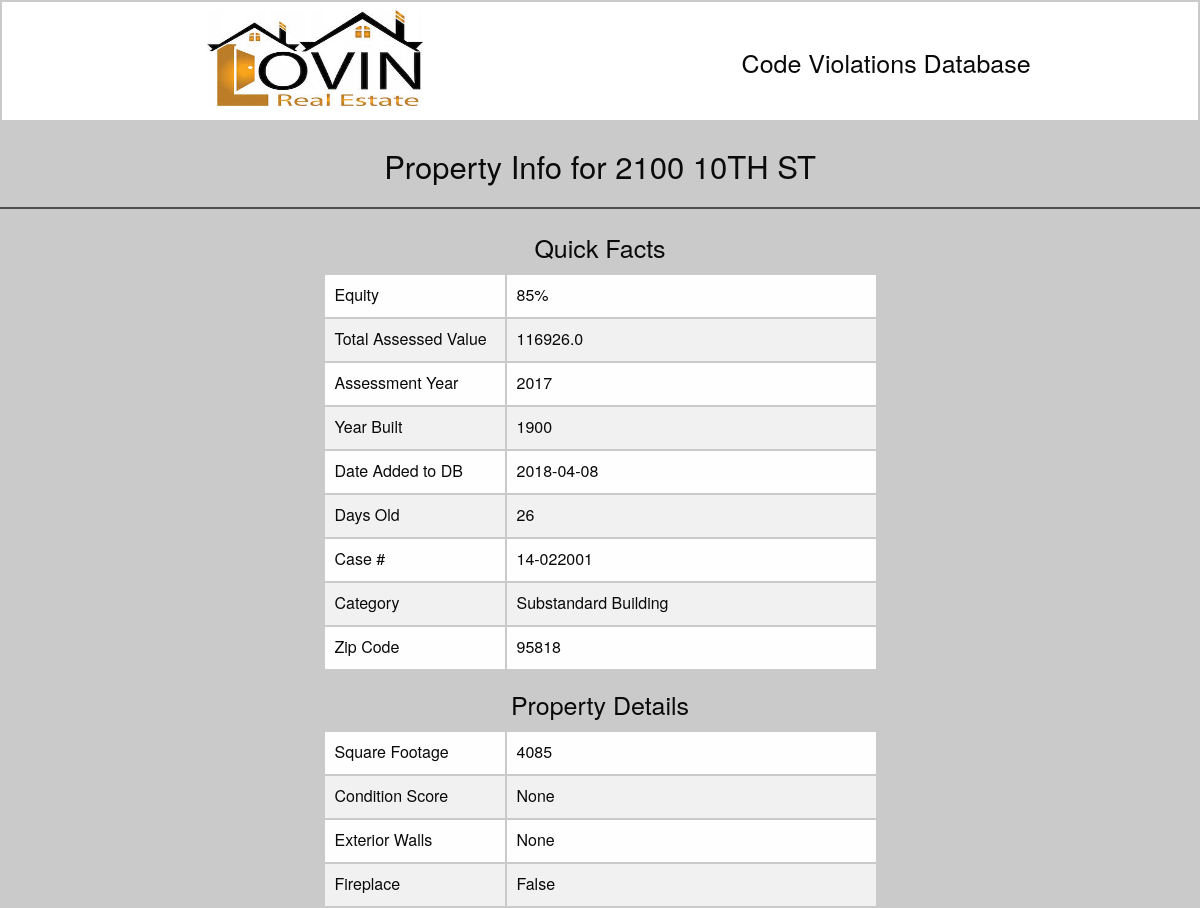
The page /propertyInfo/14-022001/ (upper part) on the database as committed earlier.
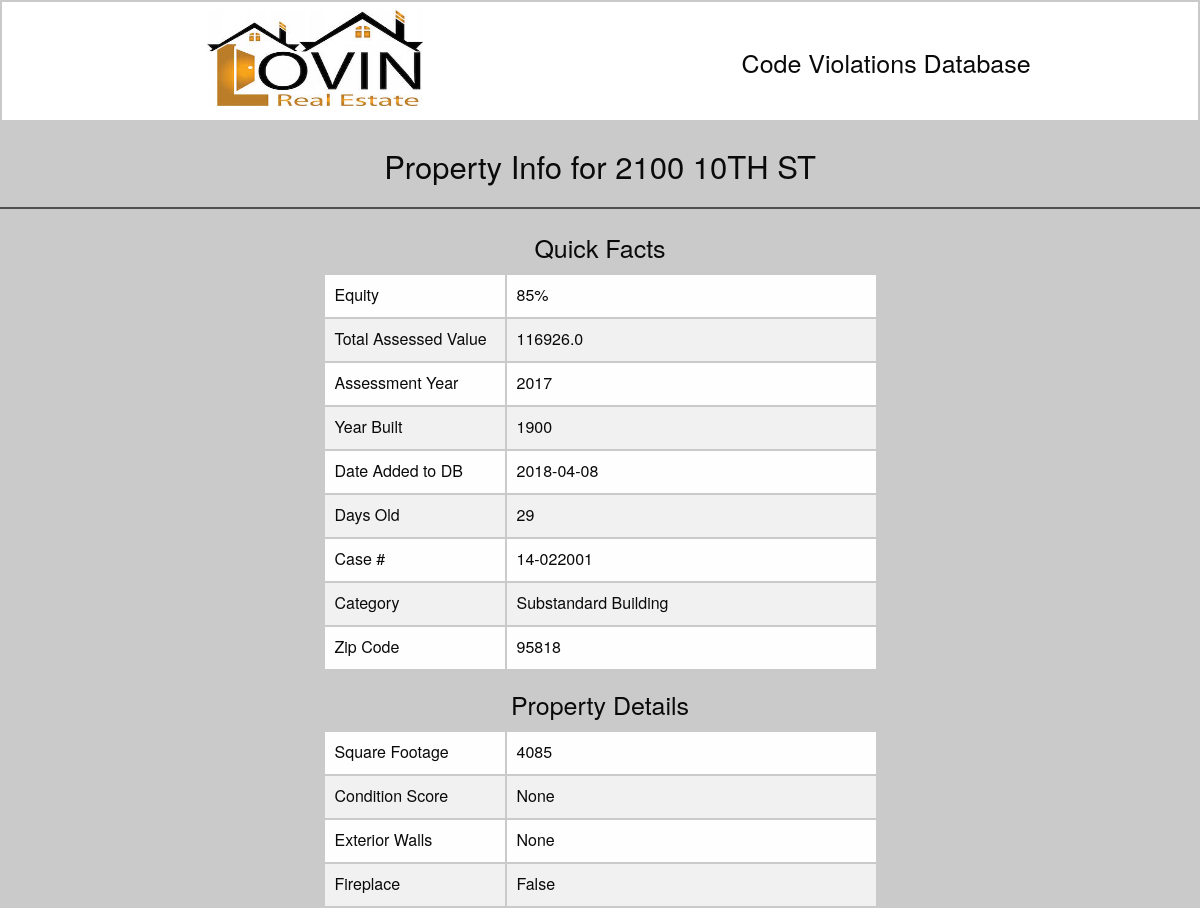
The same page on the database as committed later.
### webscraper/models.py (models this page shows, shortened)
class House(models.Model):
    caseNum = models.CharField(max_length=20)
    streetNum = models.CharField(max_length=20)
    streetName = models.CharField(max_length=20)
    category = models.CharField(max_length=100)
    squareFootage = models.CharField(max_length=10, null=True)
    buildingConditionScore = models.CharField(max_length=5, null=True)
    exteriorWalls = models.CharField(max_length=50, null=True)
    fireplace = models.CharField(max_length=10, null=True)
    garageCount = models.CharField(max_length=10, null=True)
    numStories = models.CharField(max_length=10, null=True)
    numBedrooms = models.CharField(max_length=10, null=True)
    pool = models.CharField(max_length=10, null=True)
    propertyType = models.CharField(max_length=50, null=True)
    roofCover = models.CharField(max_length=30, null=True)
    propertyAcreage = models.CharField(max_length=20, null=True)
    style = models.CharField(max_length=50, null=True)
    numBaths = models.CharField(max_length=10, null=True)
    yearBuilt = models.CharField(max_length=10, null=True)
    apn = models.CharField(max_length=30, null=True)
    assessmentYear = models.CharField(max_length=20, null=True)
    taxYear = models.CharField(max_length=10, null=True)
    totalAssessedValue = models.CharField(max_length=20, null=True)
    taxAmount = models.CharField(max_length=20, null=True)
    daysOld = models.CharField(max_length=10)
    dateAdded = models.CharField(max_length=20)
    geoLookup = models.CharField(max_length=30)
    zipCode = models.CharField(max_length=20)

### webscraper/views.py (the view)
# urls.py: url(r'^propertyInfo/(?P<caseNum>[\d]+\-?[\d]+)/$', propertyInfo),
def propertyInfo(request, caseNum):
    property_info = get_object_or_404(House, caseNum=caseNum)
    cur_property = House.objects.get(caseNum=caseNum)
    if cur_property.geoLookup != "":
        street_view_url = "https://www.google.com/maps/embed/v1/streetview?&location=" + cur_property.geoLookup + "&key=AIzaSyDWGLTRDyhM0EuhzZ3Jfk1WqA5MbHjrt78"
    else:
        street_view_url = ""
    context = {
        'street_view_url':street_view_url,
        'property_info':property_info,
        'title':"Property Info",
        }
    return render(request,'propertyInfo.html',context)

### webscraper/templates/propertyInfo.html (shortened to what this page needs)
{% extends "default.html" %}
{% load static %}
{% block content %}
<div data-container class="row, small-12 columns, top-bar">
   <div class="small-2 columns show-for-large">
   </div>
   <div class="small-4 columns logo show-for-large" style="background-image: url({% static 'images/logo-small.jpg' %})">
      <br><br><br><br>
   </div>
   <div class="small-6 columns end show-for-large" style="padding-top:3%; padding-left:12%;">
      <h4> Code Violations Database </h4>
   </div>
</div>
<div class="background">
   <br>
   <h3 align="center">Property Info for {{ property_info.streetNum }}
   {{ property_info.streetName }} </h3>
   <hr class="customColor">
   <div class="row">
      <div class="small-12 columns">
         <div class="small-3 columns">
         </div>
         <div class="tableDiv, small-6 columns">
            <h4 align="center">Quick Facts</h4>
            <table class="hover">
               <tbody>
                  <tr>
                     <td width="180"> Equity </td>
                     <td>
                        {% if property_info.category  %}
                           85%
                        {% endif %}
                     </td>
                  </tr>
                  <tr>
                     <td> Total Assessed Value </td>
                     <td> {{ property_info.totalAssessedValue }} </td>
                  </tr>
                  <tr>
                     <td> Assessment Year </td>
                     <td> {{ property_info.assessmentYear }} </td>
                  </tr>
                  <tr>
                     <td> Year Built </td>
                     <td> {{ property_info.yearBuilt }} </td>
                  </tr>
                  <tr>
                     <td> Date Added to DB </td>
                     <td> {{ property_info.dateAdded }} </td>
                  </tr>
                  <tr>
                     <td> Days Old </td>
                     <td> {{ property_info.daysOld }} </td>
                  </tr>
                  <tr>
                     <td> Case # </td>
                     <td> {{ property_info.caseNum }} </td>
                  </tr>
                  <tr>
                     <td> Category </td>
                     <td> {{ property_info.category }} </td>
                  </tr>
                  <tr>
                     <td> Zip Code </td>
                     <td> {{ property_info.zipCode }} </td>
                  </tr>
               </tbody>
            </table>
            <h4 align="center">Property Details</h4>
            <table class="hover">
               <tbody>
                  <tr>
                     <td width="180"> Square Footage </td>
                     <td> {{ property_info.squareFootage }} </td>
                  </tr>
                  <tr>
                     <td> Condition Score </td>
                     <td> {{ property_info.buildingConditionScore }} </td>
                  </tr>
                  <tr>
                     <td> Exterior Walls </td>
                     <td> {{ property_info.exteriorWalls }} </td>
                  </tr>
                  <tr>
                     <td> Fireplace </td>
                     <td> {{ property_info.fireplace }} </td>
                  </tr>
               </tbody>
            </table>
         </div>
         <div class="small-3 columns">
         </div>
      </div>
   </div>
   <br>
</div>
{% endblock %}

Rows that differ between the two databases and show on the page:
changed House "10TH ST": daysOld "26" → "29"
